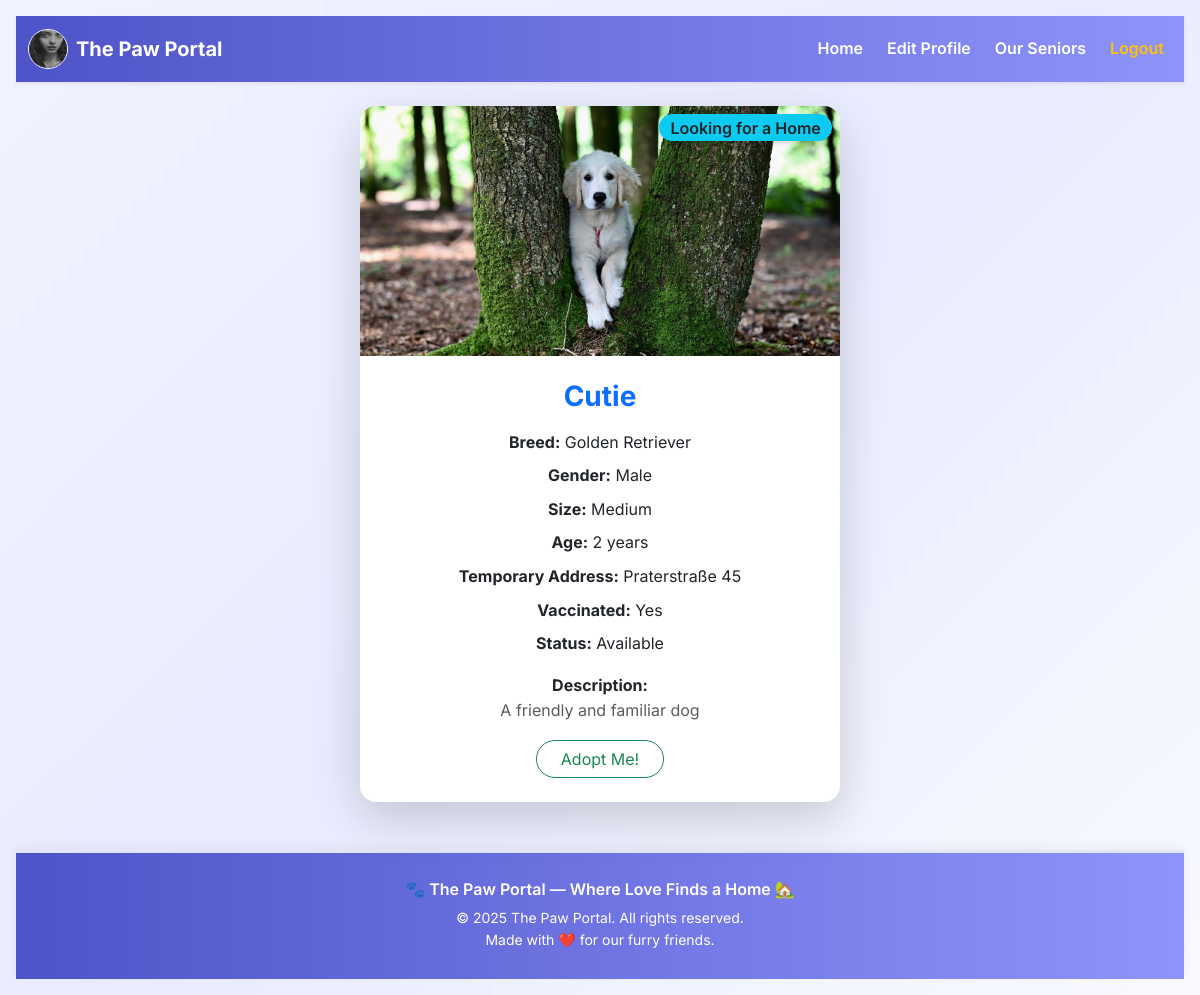
Page /details.php?id=5 (signed in) on the committed database.
### tables this page shows
CREATE TABLE `user` (
  `id` int(11) NOT NULL,
  `fname` varchar(100) NOT NULL,
  `lname` varchar(120) NOT NULL,
  `email` varchar(150) NOT NULL,
  `date_of_birth` date NOT NULL,
  `address` varchar(150) NOT NULL,
  `picture` varchar(255) NOT NULL,
  `password` varchar(255) NOT NULL,
  `status` enum('user','admin') DEFAULT 'user'
);

CREATE TABLE `pets` (
  `id` int(11) NOT NULL,
  `name` varchar(75) NOT NULL,
  `breed` varchar(75) NOT NULL,
  `gender` varchar(20) NOT NULL,
  `size` enum('X-Small','Small','Medium','Large','X-Large') NOT NULL,
  `age` tinyint(4) NOT NULL,
  `picture` varchar(255) NOT NULL,
  `address` varchar(100) NOT NULL,
  `vaccinated` enum('Yes','No') NOT NULL DEFAULT 'Yes',
  `description` text NOT NULL,
  `status` enum('Adopted','Available') NOT NULL
);

### details.php (the view, shortened to what this page needs)
<?php
require_once "db_connect.php";
$adminRow = null;
$userRow = null;
if (isset($_SESSION["user"])) {
    $userId = $_SESSION["user"];
    $userSql = "SELECT * FROM `user` WHERE id = $userId";
    $userResult = mysqli_query($connect, $userSql);
    $userRow = mysqli_fetch_assoc($userResult);
}
$id = $_GET["id"] ?? null;
$sql = "SELECT * FROM pets WHERE id =$id";
$result = mysqli_query($connect, $sql);
$row = mysqli_fetch_assoc($result);
?>
<!DOCTYPE html>
<html lang="en">
<head>
    <link href="https://cdn.jsdelivr.net/npm/bootstrap@5.3.6/dist/css/bootstrap.min.css" rel="stylesheet">
    <link rel="stylesheet" href="../css/styles.css">
</head>
<body>
    <nav class="navbar navbar-expand-lg custom-navbar shadow-sm sticky-top">
        <div class="container-fluid">
            <a class="navbar-brand d-flex align-items-center gap-2" href="dashboard.php">
                <?php if ($adminRow): ?>
                    <img src="img/<?= $adminRow["picture"] ?>" alt="admin pic" width="40" height="40"
                        class="rounded-circle border border-light">
                <?php elseif ($userRow): ?>
                    <img src="img/<?= $userRow["picture"] ?>" alt="user pic" width="40" height="40"
                        class="rounded-circle border border-light">
                <?php endif; ?>
                <span class="fw-bold text-white">The Paw Portal</span>
            </a>
            <div class="collapse navbar-collapse" id="navbarNavDropdown">
                <ul class="navbar-nav ms-auto mb-2 mb-lg-0 gap-2">
                    <li class="nav-item">
                        <?php if ($adminRow): ?>
                            <a class="nav-link text-white fw-semibold" href="../dashboard.php">Dashboard</a>
                        <?php elseif ($userRow): ?>
                            <a class="nav-link text-white fw-semibold" href="home.php">Home</a>
                        <?php endif; ?>
                    </li>
                    <li class="nav-item">
                        <?php if ($adminRow): ?>
                            <a class="nav-link text-white fw-semibold" href="update.php?id=<?= $adminRow["id"] ?>">Edit Profile</a>
                        <?php elseif ($userRow): ?>
                            <a class="nav-link text-white fw-semibold" href="update.php?id=<?= $userRow["id"] ?>">Edit Profile</a>
                        <?php endif; ?>
                    </li>
                    <?php if ($userRow): ?>
                        <li class="nav-item">
                            <a class="nav-link text-white fw-semibold" href="seniors.php">Our Seniors</a>
                        </li>
                    <?php endif; ?>
                    <li class="nav-item">
                        <a class="nav-link text-warning fw-semibold" href="../logout.php?logout">Logout</a>
                    </li>
                </ul>
            </div>
        </div>
    </nav>
    <div class="container mt-4 mb-5 d-flex justify-content-center">
        <div class="card shadow-lg border-0 rounded-4 position-relative text-center" style="width: 30rem;">
            <div class="position-absolute top-0 end-0 m-2 badge bg-info text-dark fs-6">Looking for a Home</div>
            <img src="img/<?= $row["picture"] ?>" class="card-img-top rounded-top-4" alt="<?= $row["name"] ?>" style="height: 250px; object-fit: cover;">
            <div class="card-body p-4">
                <h3 class="card-title text-primary fw-bold mb-3"><?= $row["name"] ?></h3>
                <p class="card-text mb-2"><strong>Breed:</strong> <?= $row["breed"] ?></p>
                <p class="card-text mb-2"><strong>Gender:</strong> <?= $row["gender"] ?></p>
                <p class="card-text mb-2"><strong>Size:</strong> <?= $row["size"] ?></p>
                <p class="card-text mb-2"><strong>Age:</strong> <?= $row["age"] ?> years</p>
                <p class="card-text mb-2"><strong>Temporary Address:</strong> <?= $row["address"] ?></p>
                <p class="card-text mb-2"><strong>Vaccinated:</strong> <?= $row["vaccinated"] ?></p>
                <p class="card-text mb-2"><strong>Status:</strong> <?= $row["status"] ?></p>
                <p class="card-text mt-3"><strong>Description:</strong><br><span class="text-muted"><?= $row["description"] ?></span></p>
                <?php if (!isset($_SESSION["admin"])): ?>
                    <a href="adopt.php?id=<?= $row['id'] ?>" class="btn btn-outline-success rounded-pill px-4">Adopt Me!</a>
                <?php endif; ?>
            </div>
        </div>
    </div>
    <footer class="custom-footer text-center text-white py-4 mt-5">
        <div class="container">
            <p class="mb-1 fw-semibold">🐾 The Paw Portal — Where Love Finds a Home 🏡</p>
            <p class="mb-0 small">&copy; <?= date("Y") ?> The Paw Portal. All rights reserved.</p>
            <p class="small">Made with ❤️ for our furry friends.</p>
        </div>
    </footer>
</body>
</html>

### css/styles.css (style rules this page uses)
body { font-family: 'Inter', -apple-system, BlinkMacSystemFont, 'Segoe UI', Roboto, Oxygen, Ubuntu, Cantarell, 'Open Sans', 'Helvetica Neue', sans-serif; color: #333; line-height: 1.6; background: linear-gradient(135deg, #f0f4ff, #e9ecff, #f9faff); transition: background 0.3s ease; min-height: 100vh; padding: 1rem; background-color: #f0f4ff; }
.custom-navbar { background: linear-gradient(90deg, #4e54c8, #8f94fb); }
.custom-navbar .nav-link { transition: 0.3s ease; }
.custom-navbar .navbar-brand span { font-size: 1.25rem; }
.card-img-top { transition: transform 0.3s ease; }
.card-img-top { width: 100%; height: 180px; object-fit: cover; object-position: center; border-top-left-radius: 1rem; border-top-right-radius: 1rem; }
.badge { font-size: 0.75rem; font-weight: 600; border-radius: 999px; padding: 0.35em 0.7em; box-shadow: 0 2px 4px rgba(0,0,0,0.15); }
.custom-footer { background: linear-gradient(90deg, #4e54c8, #8f94fb); color: white; font-family: 'Inter', sans-serif; border-top: 3px solid #e0e7ff; box-shadow: 0 -3px 10px rgba(0, 0, 0, 0.05); }
.custom-footer p { margin-bottom: 0.25rem; transition: opacity 0.3s ease; }

### rows in the picture
user: picture (picture)
pets: picture (picture), name "Cutie", breed "Golden Retriever", gender "Male", size "Medium", age "2", address "Praterstraße 45", vaccinated "Yes", status "Available", description "A friendly and familiar dog"
